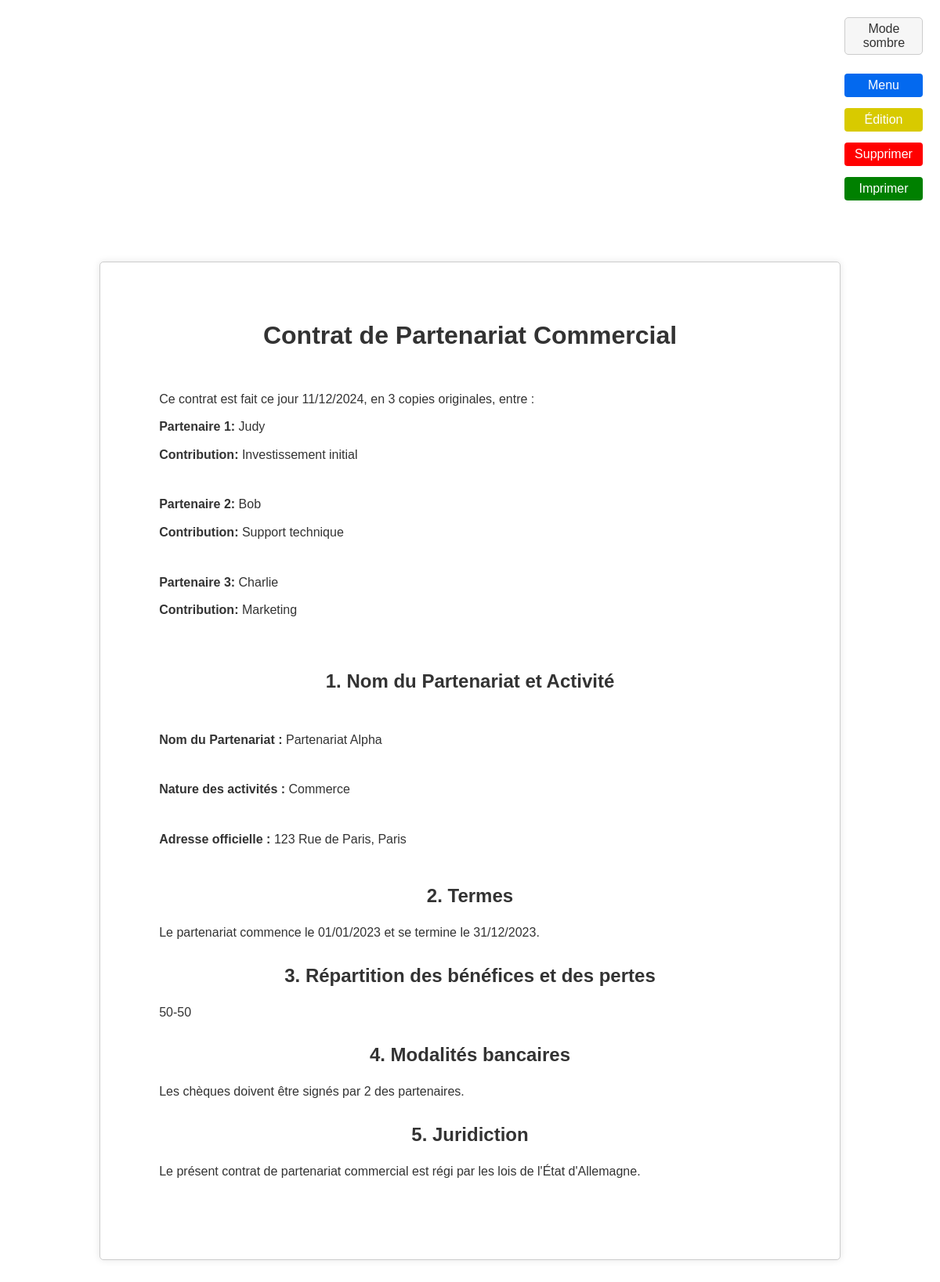
The page /display_contract.php?id=1 on the database as committed earlier.
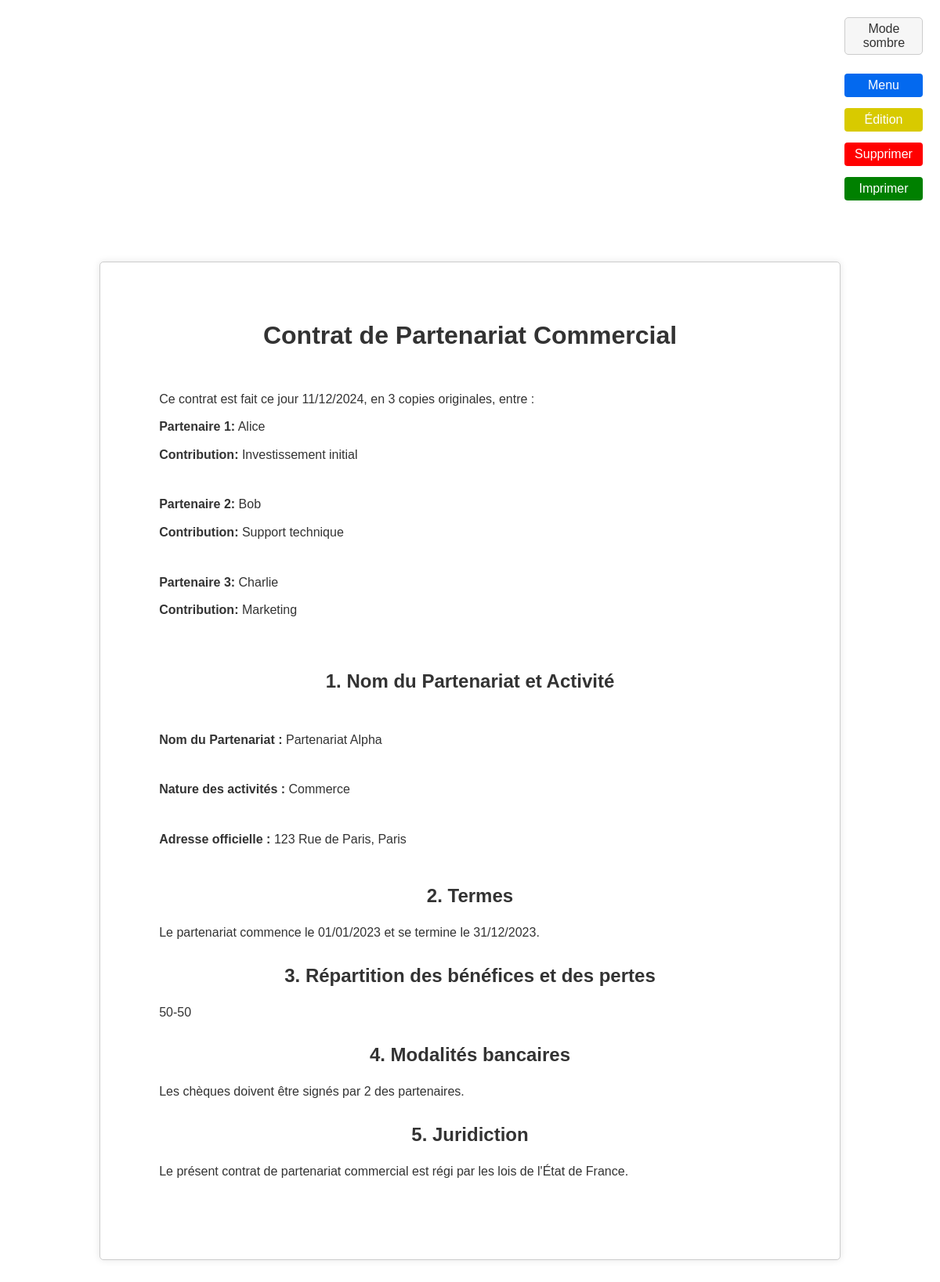
The same page on the database as committed later.
### tables this page shows
CREATE TABLE `formulaire` (
  `id` int(11) NOT NULL,
  `date_creation` datetime NOT NULL,
  `num_partners` int(11) NOT NULL,
  `activity_type` varchar(255) NOT NULL,
  `partnership_name` varchar(255) NOT NULL,
  `official_address` varchar(255) NOT NULL,
  `start_date` date NOT NULL,
  `end_date` date NOT NULL,
  `profit_loss_distribution` varchar(255) NOT NULL,
  `signing_partner_count` int(11) NOT NULL,
  `country_code` varchar(2) NOT NULL,
  `id_compte` int(11) DEFAULT NULL
);

CREATE TABLE `partenaire_formulaire` (
  `formulaire_id` int(11) NOT NULL,
  `partenaire_id` int(11) NOT NULL,
  `contribution` varchar(255) NOT NULL
);

CREATE TABLE `partenaire` (
  `id` int(11) NOT NULL,
  `nom` varchar(255) NOT NULL
);

### functions.php (called while the page is built, shortened)
<?php
function sqlquery($pdo, $query, $params = [])
{
    $stmt = $pdo->prepare($query);
    $stmt->execute($params);
    return $stmt;
}
function formatDateForDisplay($date)
{
    return date('d/m/Y', strtotime($date));
}
function getFormDataById($pdo, $formId)
{
    $queryForm = "SELECT * FROM formulaire WHERE id = :id";
    $formData = sqlquery($pdo, $queryForm, [':id' => $formId])->fetch(PDO::FETCH_ASSOC);
    $queryPartners = "SELECT p.id, p.nom, pf.contribution FROM partenaire p
                      JOIN partenaire_formulaire pf ON p.id = pf.partenaire_id
                      WHERE pf.formulaire_id = :formulaire_id";
    $partners = sqlquery($pdo, $queryPartners, [':formulaire_id' => $formId])->fetchAll(PDO::FETCH_ASSOC);
    $data = [
        'date_creation' => $formData['date_creation'],
        'num_partners' => $formData['num_partners'],
        'activity_type' => $formData['activity_type'],
        'partnership_name' => $formData['partnership_name'],
        'official_address' => $formData['official_address'],
        'start_date' => $formData['start_date'],
        'end_date' => $formData['end_date'],
        'profit_loss_distribution' => $formData['profit_loss_distribution'],
        'signing_partner_count' => $formData['signing_partner_count'],
        'country_code' => $formData['country_code'],
    ];
    return ['data' => $data, 'partners' => $partners];
}
?>

### display_contract.php (the view, shortened to what this page needs)
<?php
require_once('functions.php');
$pdo = connectDB();
if (isset($_GET['id'])) {
    $formId = (int) $_GET['id'];
    try {
        $formData = getFormDataById($pdo, $formId);
    } catch (Exception $e) {
        echo "<p>Erreur : " . $e->getMessage() . "</p>";
        exit;
    }
} else {
    echo "<p>Erreur : ID du formulaire manquant.</p>";
    exit;
}
$countries = [
    'FR' => 'de France',
    'US' => 'des États-Unis',
    'CA' => 'de Canada',
    'GB' => 'du Royaume-Uni',
    'DE' => "d'Allemagne",
    'JP' => 'du Japon',
    'CN' => 'de Chine',
    'IN' => "d'Inde",
    'BR' => 'du Brésil',
    'AU' => "d'Australie"
];
require_once('html_utils/header.php');
echo "<div id='final-contract-container'>";
echo "<h1>Contrat de Partenariat Commercial</h1>";
echo "<br><p>Ce contrat est fait ce jour " . date("d/m/Y") . ", en " . htmlspecialchars($formData['data']['num_partners']) . " copies originales, entre :</p>";
foreach ($formData['partners'] as $index => $partner) {
    $partnerName = htmlspecialchars($partner['nom']);
    $contribution = htmlspecialchars($partner['contribution']);
    echo "<p><strong>Partenaire " . ($index + 1) . ":</strong> $partnerName</p>";
    echo "<p><strong>Contribution:</strong> $contribution</p>";
    echo "<br>";
}
echo "<br><br><h2>1. Nom du Partenariat et Activité</h2><br>";
echo "<p><strong>Nom du Partenariat : </strong>" . htmlspecialchars($formData['data']['partnership_name']) . "</p>";
echo "<br><p><strong>Nature des activités : </strong> " . htmlspecialchars($formData['data']['activity_type']) . "</p>";
echo "<br><p><strong>Adresse officielle : </strong> " . htmlspecialchars($formData['data']['official_address']) . "</p>";
echo "<br><br><h2>2. Termes</h2>";
echo "<p>Le partenariat commence le " . htmlspecialchars(formatDateForDisplay($formData['data']['start_date'])) . " et se termine le " . htmlspecialchars(formatDateForDisplay($formData['data']['end_date'])) . ".</p>";
echo "<br><h2>3. Répartition des bénéfices et des pertes</h2>";
echo "<p>" . htmlspecialchars($formData['data']['profit_loss_distribution']) . "</p>";
echo "<br><h2>4. Modalités bancaires</h2>";
echo "<p>Les chèques doivent être signés par " . htmlspecialchars($formData['data']['signing_partner_count']) . " des partenaires.</p>";
echo "<br><h2>5. Juridiction</h2>";
$countryCode = htmlspecialchars($formData['data']['country_code']);
$countryName = isset($countries[$countryCode]) ? $countries[$countryCode] : "Pays inconnu";
echo "<p>Le présent contrat de partenariat commercial est régi par les lois de l'État $countryName.</p>";
echo "</div>";
require_once('html_utils/footer.php');
?>

### html_utils/header.php (shortened to what this page needs)
<?php
require_once('functions.php');
?>
<!DOCTYPE html>
<html lang="fr">
<head>
    <link rel="stylesheet" href="style.css" />
    <link rel="stylesheet" href="https://code.jquery.com/ui/1.12.1/themes/base/jquery-ui.css">
</head>
<body>
    <header>
        <div id="nav-button-container">
            <div id="theme-switcher-container">
                <button type="button" class="button button-medium" id="theme-switcher">Mode Sombre</button>
            </div>
            <?php
            if (basename($_SERVER['PHP_SELF']) != 'login.php') {
                echo '
            <div id="menu-container">
                <a href="index.php" class="menu-button button button-small page-header">Menu</a>
            </div>
            ';
            }
            if (basename($_SERVER['PHP_SELF']) == 'display_contract.php') {
                $formId = isset($_GET['id']) ? $_GET['id'] : 0;
                echo '
            <div id="edit-button-container">
                <a href="edit_contract.php?id=' . $formId . '" class="edit-button button button-small page-header">Édition</a>
            </div>';
                echo '
            <div id="delete-button-container">
                <a href="delete_contract.php?id=' . $formId . '" class="delete-button button button-small page-header" onclick="return confirmDelete()">Supprimer</a>
            </div>';
                echo '
            <div id="print-button-container">
                <a href="gen_pdf.php?id=' . $formId . '" class="print-button button button-small page-header">Imprimer</a>
            </div>';
            } ?>
        </div>
    </header>
    <main>

### html_utils/footer.php
</main>
</body>
</html>

### style.css (style rules this page uses)
body { font-family: Arial, sans-serif; margin: 20px; background-color: #f9f9f9; }
.light-theme { background-color: #ffffff; color : #333; }
#theme-switcher-container { margin-bottom: 10px; display: flex; justify-content: flex-end; }
#theme-switcher-container > .light-theme { color: #333; }
#theme-switcher-container > button { padding: 5px 10px; border: solid 1px #ccc; border-radius: 5px; cursor: pointer; transition: background-color 0.3s ease; }
#final-contract-container { width: 210mm; min-height: 297mm; margin: 20mm auto; padding: 20mm; border: 1px solid #ccc; border-radius: 5px; box-shadow: 0 0 10px rgba(0, 0, 0, 0.1); background-color: white; font-family: 'Arial', sans-serif; color: #333; }
#final-contract-container h1, #final-contract-container h2, #final-contract-container h3 { text-align: center; margin-top: 0; }
#final-contract-container p { text-align: justify; line-height: 1.6; margin: 10px 0; }
#menu-container, #edit-button-container, #delete-button-container, #print-button-container, #logout-button-container { margin-top: 10px; display: flex; justify-content: flex-end; }
.button { color: white; text-decoration: none; border: none; border-radius: 4px; transition: background-color 0.3s ease; margin: 2px; cursor: pointer; display: flex; justify-content: center; align-items: center; }
.button-medium { padding: 10px; border-radius: 5px; width: 100px; }
.button-small { padding: 5px 10px; min-width: 80px; height: 20px; }
.menu-button { background-color: #0369ef; }
.edit-button { background-color: rgb(216, 202, 0); }
.delete-button , .logout-button { background-color: red; }
.print-button { background-color: green; }
#nav-button-container { display: flex; justify-content: flex-end; flex-direction: column; width: 100%; }
.page-header { width: 4% }

Rows that differ between the two databases and show on the page:
changed formulaire "Partenariat Alpha": country_code "d'Allemagne" → "de France"
changed through a linked row, partenaire_formulaire "Investissement initial": partenaire.nom "Judy" → "Alice"
